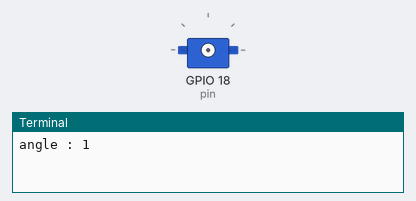
The program below on a simulated Raspberry Pi (BCM pin numbers). On the bench: servo, the last lines printed to the terminal. Servo angles are drawn from the pulse width (0.5 ms = 0°, 2.5 ms = 180°).

Above: at 0.05 s.
At 3.0 s:
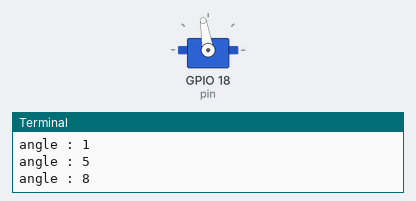
Timing chart, 0 to 6.9 s (numbered marks = the images above):
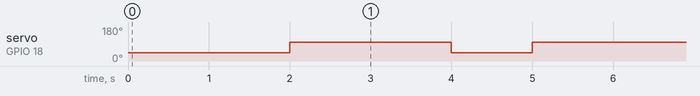

The program:

servo_test.py
```python
import RPi.GPIO as GPIO
import time

pin = 18

GPIO.setmode(GPIO.BCM)
GPIO.setup(pin,GPIO.OUT)
p = GPIO.PWM(pin,50)
p.start(0)
cnt=0
try:
	while True:
		p.ChangeDutyCycle(1)
		print "angle : 1"
		time.sleep(1)

		p.ChangeDutyCycle(5)
		print "angle : 5"
		time.sleep(1)

		p.ChangeDutyCycle(8)
		print "angle : 8"
		time.sleep(1)
except KeyboardInterrupt:
	p.stop()
GPIO.cleanup()
```

Measured:
- by itself, servo on GPIO 18 (pin): alternates 99° for 2.0 s and 45° for 1.0 s
